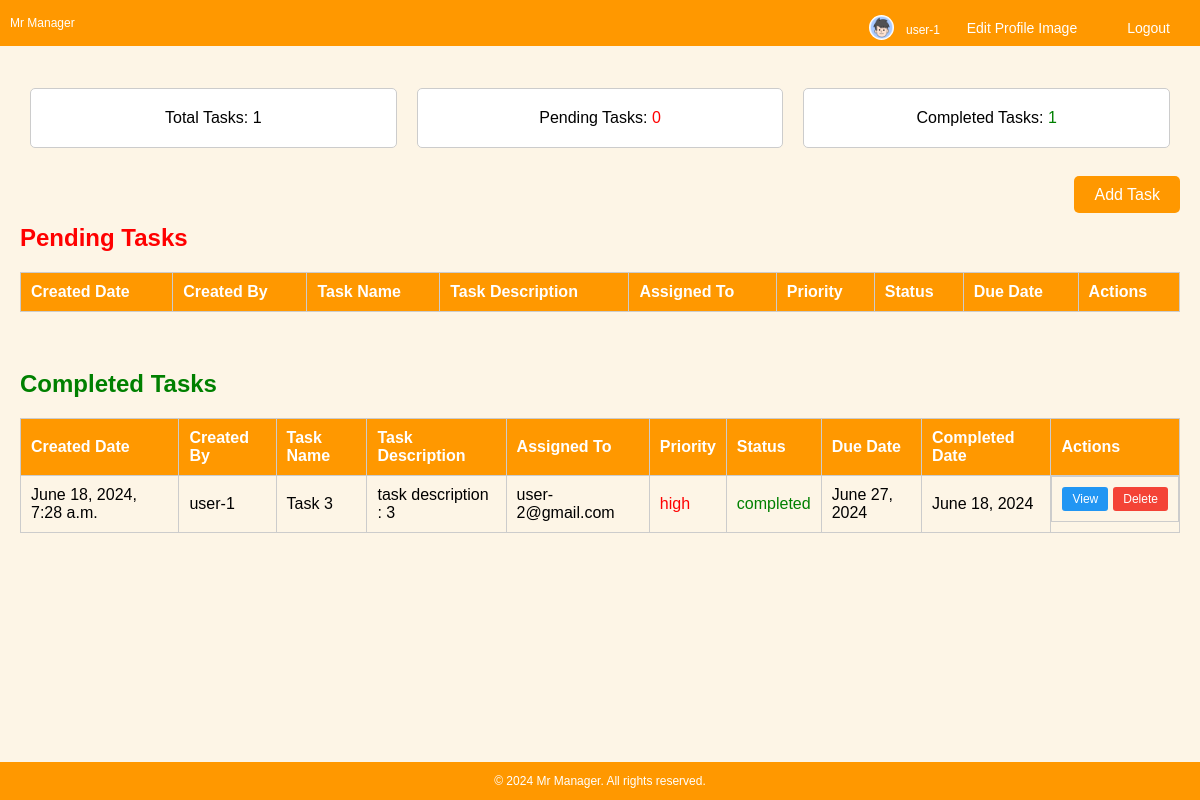
/dashboard/ (signed in), run on an earlier commit of the app's database.
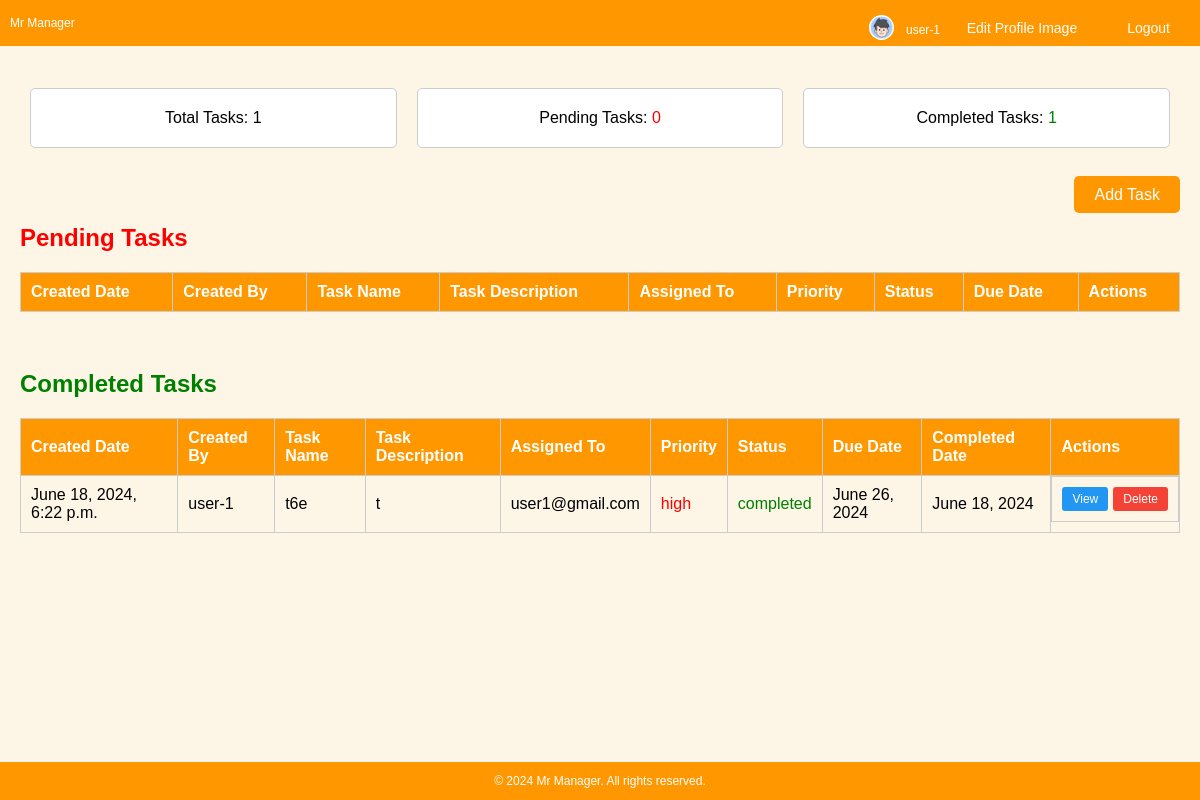
And on a later commit of the database.
### mr_manager_app/models.py (models this page shows, shortened)
class Profile(models.Model):
    user = models.ForeignKey(User, on_delete=models.CASCADE)
    id_user = models.IntegerField()
    profile_img = models.ImageField(upload_to='profile_images', default='blank-profile-picture.jpg')

class Task(models.Model):
    task_name = models.CharField(max_length=200)
    task_description = models.TextField()
    created_date = models.DateTimeField(auto_now_add=True)
    created_by = models.ForeignKey(User, related_name='tasks_created', on_delete=models.CASCADE)
    assigned_to = models.EmailField()
    status = models.CharField(max_length=10, default='pending')  # completed or pending
    priority = models.CharField(max_length=10, default="high")
    due_date = models.DateField(default=timezone.now().date())
    completed_date = models.DateField(blank=True, null=True)

### mr_manager_app/views.py (the view)
# urls.py: path('dashboard/', views.dashboard, name='dashboard'),
@login_required(login_url='login')
def dashboard(request):
    user_model = User.objects.get(username=request.user.username)
    user = Profile.objects.get(user=user_model)
    tasks = Task.objects.filter(Q(created_by=user_model.id) | Q(assigned_to=user_model.email)).distinct()
    pending_tasks = tasks.filter(status='pending')
    completed_tasks = tasks.filter(status='completed')
    context = {
        'user' : user,
        'total_tasks': tasks.count(),
        'pending_tasks': pending_tasks.count(),
        'completed_tasks': completed_tasks.count(),
        'pending_task_list': pending_tasks,
        'completed_task_list': completed_tasks,
    }
    return render(request, 'dashboard.html', context)

### mr_manager_app/templates/dashboard.html (shortened to what this page needs)
{% load static %}
<!DOCTYPE html>
<html lang="en">
<head>
    <link rel="stylesheet" href="{% static 'css/dashboard-style.css' %}">
</head>
<body>
    <header>
        <div class="header-content">
            <div>Mr Manager</div>
            <div class="profile-section">
                <img src="{{ user.profile_img.url }}" alt="" class="profile-img"><br>&nbsp;&nbsp;{{ request.user.username }}&nbsp;&nbsp;
                <div class="profile-buttons">
                    <a href="/edit_profile_view" class="button">Edit Profile Image</a>
                    <a href="/logout" class="button">Logout</a>
                </div>
            </div>
        </div>
    </header><br>
    <div class="content">
        <div class="tasks-count">
            <div class="task-box">Total Tasks: {{ total_tasks }}</div>
            <div class="task-box">Pending Tasks: <span style="color:red;">{{ pending_tasks }} </span></div>
            <div class="task-box">Completed Tasks: <span style="color:green;">{{ completed_tasks }} </span></div>
        </div><br>
        <div align="right"><a href="/add_task/" class="button">Add Task</a></div>
        <h2 style="color:red;">Pending Tasks</h2>
        <table>
            <thead>
                <tr>
                    <th>Created Date</th>
                    <th>Created By</th>
                    <th>Task Name</th>
                    <th>Task Description</th>
                    <th>Assigned To</th>
                    <th>Priority</th>
                    <th>Status</th>
                    <th>Due Date</th>
                    <th>Actions</th>
                </tr>
            </thead>
        </table><br>
        <h2 style="color:green;">Completed Tasks</h2>
        <table>
            <thead>
                 <tr>
                    <th>Created Date</th>
                    <th>Created By</th>
                    <th>Task Name</th>
                    <th>Task Description</th>
                    <th>Assigned To</th>
                    <th>Priority</th>
                    <th>Status</th>
                    <th>Due Date</th>
                    <th>Completed Date</th>
                    <th>Actions</th>
                </tr>
            </thead>
            <tbody>
                {% for task in completed_task_list reversed %}
                <tr>
                    <td>{{ task.created_date }}</td>
                   <td>{{ task.created_by.username }}</td>
                    <td>{{ task.task_name }}</td>
                    <td>{{ task.task_description|slice:":20" }}{% if task.task_description|length > 20 %}...{% endif %}</td>
                    {% if task.assigned_to == request.user.email %}
                    <td style="color:green;">YOUR TASK</td>
                    {% else %}<td>{{ task.assigned_to }}</td>{% endif %}
                    {% if task.priority == "high" %}<td style="color:red;">{{ task.priority }}</td>
                    {% elif task.priority == "medium" %}<td style="color:orange;">{{ task.priority }}</td>
                    {% else %}<td style="color:green;">{{ task.priority }}</td>{% endif %}
                    <td style="color:green;">{{ task.status }}</td>
                    <td>{{ task.due_date }}</td>
                    <td>{{ task.completed_date }}</td>
                    <td class="actions">
                        <a href="/view_task/{{task.id}}" class="action-button view-button">View</a>
                        {% if task.created_by.username == request.user.username %}
                        <a href="/delete_task/{{task.id}}" class="action-button delete-button">Delete</a>
                        {% endif %}
                    </td>
                </tr>
                {% endfor %}
            </tbody>
        </table>
    </div><br><br><br><br>
    <footer><p>&copy; 2024 Mr Manager. All rights reserved.</p></footer>
</body>
</html>

### static/css/dashboard-style.css (style rules this page uses)
body { font-family: Arial, sans-serif; background-color: #fdf5e6; margin: 0; display: flex; flex-direction: column; min-height: 100vh; }
header, footer { background-color: #ff9800; color: white; text-align: center; width: 100%; font-size:12px; position: fixed; }
header { top: 0; }
footer { bottom: 0; }
.content { flex: 1; margin-top: 50px; padding: 20px; }
.tasks-count { display: flex; justify-content: space-around; margin-bottom: 20px; }
.task-box { background-color: #fff; padding: 20px; border: 1px solid #ccc; border-radius: 5px; text-align: center; flex: 1; margin: 0 10px; }
.button { padding: 10px 20px; border: none; border-radius: 5px; background-color: #ff9800; color: white; font-size: 16px; text-decoration: none; text-align: center; margin-top: 20px; }
.profile-buttons .button { margin-top: 10px; font-size: 14px; }
table { width: 100%; border-collapse: collapse; margin-bottom: 20px; }
table, th, td { border: 1px solid #ccc; }
th, td { padding: 10px; text-align: left; }
th { background-color: #ff9800; color: white; }
td.actions { display: flex; gap: 5px; }
.action-button { padding: 5px 10px; border: none; border-radius: 3px; color: white; font-size: 12px; text-decoration: none; text-align: center; }
.delete-button { background-color: #f44336; }
.view-button { background-color: #2196F3; }
.header-content { display: flex; justify-content: space-between; align-items: center; padding: 0 10px; }
.profile-section { display: flex; align-items: center; }
.profile-img { width: 25px; height: 25px; border-radius: 50%; margin-right: 5px; margin-top: 8px; }
.profile-buttons { display: flex; gap: 10px; }

What changed in the data, as far as the page shows it:
removed Task: created_date "June 18, 2024, 7:28 a.m.", created_by.username "user-1", task_name "Task 3", task_description "task description : 3", assigned_to "user-2@gmail.com", priority "high", status "completed", due_date "June 27, 2024", completed_date "June 18, 2024"
added Task: created_date "June 18, 2024, 6:22 p.m.", created_by.username "user-1", task_name "t6e", task_description "t", assigned_to "user1@gmail.com", priority "high", status "completed", due_date "June 26, 2024", completed_date "June 18, 2024"
